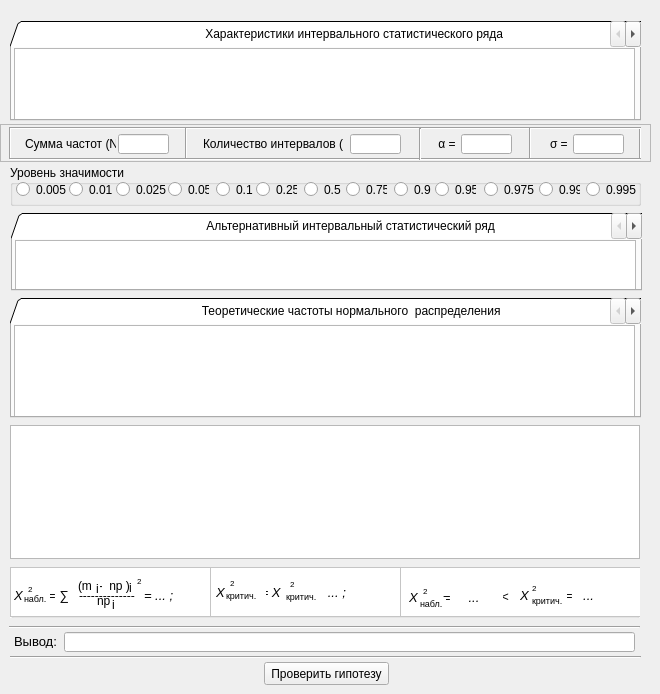
    <widget class="QWidget" name="page_2">
     <widget class="QTabWidget" name="tabWidget_2">
      <property name="geometry">
       <rect>
        <x>10</x>
        <y>21</y>
        <width>631</width>
        <height>100</height>
       </rect>
      </property>
      <property name="tabShape">
       <enum>QTabWidget::Triangular</enum>
      </property>
      <property name="currentIndex">
       <number>0</number>
      </property>
      <widget class="QWidget" name="tab_2">
       <attribute name="title">
        <string>                                                       Характеристики интервального статистического ряда                                                      </string>
       </attribute>
       <widget class="QTableWidget" name="Table_for_Normal_Distribution_Page_2">
        <property name="geometry">
         <rect>
          <x>2</x>
          <y>1</y>
          <width>621</width>
          <height>79</height>
         </rect>
        </property>
        <property name="styleSheet">
         <string notr="true">selection-color: rgb(0, 0, 0);
selection-background-color: rgb(255, 255, 255);</string>
        </property>
        <attribute name="horizontalHeaderVisible">
         <bool>false</bool>
        </attribute>
        <attribute name="horizontalHeaderDefaultSectionSize">
         <number>85</number>
        </attribute>
        <attribute name="verticalHeaderVisible">
         <bool>false</bool>
        </attribute>
        <attribute name="verticalHeaderDefaultSectionSize">
         <number>20</number>
        </attribute>
       </widget>
      </widget>
     </widget>
     <widget class="QFrame" name="frame_7">
      <property name="geometry">
       <rect>
        <x>0</x>
        <y>124</y>
        <width>651</width>
        <height>38</height>
       </rect>
      </property>
      <property name="frameShape">
       <enum>QFrame::StyledPanel</enum>
      </property>
      <property name="frameShadow">
       <enum>QFrame::Raised</enum>
      </property>
      <widget class="Line" name="line_159">
       <property name="geometry">
        <rect>
         <x>0</x>
         <y>3</y>
         <width>20</width>
         <height>32</height>
        </rect>
       </property>
       <property name="orientation">
        <enum>Qt::Vertical</enum>
       </property>
      </widget>
      <widget class="Line" name="line_160">
       <property name="geometry">
        <rect>
         <x>630</x>
         <y>3</y>
         <width>20</width>
         <height>32</height>
        </rect>
       </property>
       <property name="orientation">
        <enum>Qt::Vertical</enum>
       </property>
      </widget>
      <widget class="Line" name="line_161">
       <property name="geometry">
        <rect>
         <x>10</x>
         <y>-4</y>
         <width>631</width>
         <height>16</height>
        </rect>
       </property>
       <property name="orientation">
        <enum>Qt::Horizontal</enum>
       </property>
      </widget>
      <widget class="Line" name="line_162">
       <property name="geometry">
        <rect>
         <x>10</x>
         <y>27</y>
         <width>631</width>
         <height>16</height>
        </rect>
       </property>
       <property name="orientation">
        <enum>Qt::Horizontal</enum>
       </property>
      </widget>
      <widget class="Line" name="line_163">
       <property name="geometry">
        <rect>
         <x>410</x>
         <y>4</y>
         <width>20</width>
         <height>32</height>
        </rect>
       </property>
       <property name="orientation">
        <enum>Qt::Vertical</enum>
       </property>
      </widget>
      <widget class="Line" name="line_164">
       <property name="geometry">
        <rect>
         <x>176</x>
         <y>3</y>
         <width>20</width>
         <height>32</height>
        </rect>
       </property>
       <property name="orientation">
        <enum>Qt::Vertical</enum>
       </property>
      </widget>
      <widget class="Line" name="line_165">
       <property name="geometry">
        <rect>
         <x>520</x>
         <y>3</y>
         <width>20</width>
         <height>32</height>
        </rect>
       </property>
       <property name="orientation">
        <enum>Qt::Vertical</enum>
       </property>
      </widget>
      <widget class="QLineEdit" name="Sum_for_Normal_Distribution_Page_2">
       <property name="geometry">
        <rect>
         <x>118</x>
         <y>10</y>
         <width>51</width>
         <height>20</height>
        </rect>
       </property>
       <property name="readOnly">
        <bool>true</bool>
       </property>
      </widget>
      <widget class="QLabel" name="label_57">
       <property name="geometry">
        <rect>
         <x>25</x>
         <y>10</y>
         <width>91</width>
         <height>20</height>
        </rect>
       </property>
       <property name="text">
        <string>Сумма частот (N)</string>
       </property>
      </widget>
      <widget class="QLineEdit" name="Count_for_Normal_Distribution_Page_2">
       <property name="geometry">
        <rect>
         <x>350</x>
         <y>10</y>
         <width>51</width>
         <height>20</height>
        </rect>
       </property>
       <property name="readOnly">
        <bool>true</bool>
       </property>
      </widget>
      <widget class="QLabel" name="label_53">
       <property name="geometry">
        <rect>
         <x>203</x>
         <y>12</y>
         <width>141</width>
         <height>16</height>
        </rect>
       </property>
       <property name="text">
        <string>Количество интервалов (K)</string>
       </property>
      </widget>
      <widget class="QLineEdit" name="Sigma_for_Normal_Distribution_Page_2">
       <property name="geometry">
        <rect>
         <x>573</x>
         <y>10</y>
         <width>51</width>
         <height>20</height>
        </rect>
       </property>
       <property name="readOnly">
        <bool>true</bool>
       </property>
      </widget>
      <widget class="QLineEdit" name="A_for_Normal_Distribution_Page_2">
       <property name="geometry">
        <rect>
         <x>461</x>
         <y>10</y>
         <width>51</width>
         <height>20</height>
        </rect>
       </property>
       <property name="readOnly">
        <bool>true</bool>
       </property>
      </widget>
      <widget class="QLabel" name="label_55">
       <property name="geometry">
        <rect>
         <x>550</x>
         <y>12</y>
         <width>21</width>
         <height>16</height>
        </rect>
       </property>
       <property name="text">
        <string>σ =</string>
       </property>
      </widget>
      <widget class="QLabel" name="label_56">
       <property name="geometry">
        <rect>
         <x>435</x>
         <y>12</y>
         <width>21</width>
         <height>16</height>
        </rect>
       </property>
       <property name="text">
        <string> α =</string>
       </property>
      </widget>
     </widget>
     <widget class="QGroupBox" name="groupBox_4">
      <property name="geometry">
       <rect>
        <x>10</x>
        <y>165</y>
        <width>631</width>
        <height>41</height>
       </rect>
      </property>
      <property name="title">
       <string>Уровень значимости</string>
      </property>
      <widget class="QRadioButton" name="Significance_Level_for_Normal_Distribution_2">
       <property name="geometry">
        <rect>
         <x>59</x>
         <y>16</y>
         <width>51</width>
         <height>17</height>
        </rect>
       </property>
       <property name="text">
        <string>0.01</string>
       </property>
      </widget>
      <widget class="QRadioButton" name="Significance_Level_for_Normal_Distribution_6">
       <property name="geometry">
        <rect>
         <x>246</x>
         <y>16</y>
         <width>41</width>
         <height>17</height>
        </rect>
       </property>
       <property name="text">
        <string>0.25</string>
       </property>
      </widget>
      <widget class="QRadioButton" name="Significance_Level_for_Normal_Distribution_4">
       <property name="geometry">
        <rect>
         <x>158</x>
         <y>16</y>
         <width>41</width>
         <height>17</height>
        </rect>
       </property>
       <property name="text">
        <string>0.05</string>
       </property>
      </widget>
      <widget class="QRadioButton" name="Significance_Level_for_Normal_Distribution_10">
       <property name="geometry">
        <rect>
         <x>425</x>
         <y>16</y>
         <width>41</width>
         <height>17</height>
        </rect>
       </property>
       <property name="text">
        <string>0.95</string>
       </property>
      </widget>
      <widget class="QRadioButton" name="Significance_Level_for_Normal_Distribution_5">
       <property name="geometry">
        <rect>
         <x>206</x>
         <y>16</y>
         <width>41</width>
         <height>17</height>
        </rect>
       </property>
       <property name="text">
        <string>0.1</string>
       </property>
      </widget>
      <widget class="QRadioButton" name="Significance_Level_for_Normal_Distribution_11">
       <property name="geometry">
        <rect>
         <x>474</x>
         <y>16</y>
         <width>51</width>
         <height>17</height>
        </rect>
       </property>
       <property name="text">
        <string>0.975</string>
       </property>
      </widget>
      <widget class="QRadioButton" name="Significance_Level_for_Normal_Distribution_1">
       <property name="geometry">
        <rect>
         <x>6</x>
         <y>16</y>
         <width>51</width>
         <height>17</height>
        </rect>
       </property>
       <property name="text">
        <string>0.005</string>
       </property>
      </widget>
      <widget class="QRadioButton" name="Significance_Level_for_Normal_Distribution_3">
       <property name="geometry">
        <rect>
         <x>106</x>
         <y>16</y>
         <width>51</width>
         <height>17</height>
        </rect>
       </property>
       <property name="text">
        <string>0.025</string>
       </property>
      </widget>
      <widget class="QRadioButton" name="Significance_Level_for_Normal_Distribution_7">
       <property name="geometry">
        <rect>
         <x>294</x>
         <y>16</y>
         <width>41</width>
         <height>17</height>
        </rect>
       </property>
       <property name="text">
        <string>0.5</string>
       </property>
      </widget>
      <widget class="QRadioButton" name="Significance_Level_for_Normal_Distribution_8">
       <property name="geometry">
        <rect>
         <x>336</x>
         <y>16</y>
         <width>41</width>
         <height>17</height>
        </rect>
       </property>
       <property name="text">
        <string>0.75</string>
       </property>
      </widget>
      <widget class="QRadioButton" name="Significance_Level_for_Normal_Distribution_9">
       <property name="geometry">
        <rect>
         <x>384</x>
         <y>16</y>
         <width>41</width>
         <height>17</height>
        </rect>
       </property>
       <property name="text">
        <string>0.9</string>
       </property>
      </widget>
      <widget class="QRadioButton" name="Significance_Level_for_Normal_Distribution_12">
       <property name="geometry">
        <rect>
         <x>529</x>
         <y>16</y>
         <width>41</width>
         <height>17</height>
        </rect>
       </property>
       <property name="text">
        <string>0.99</string>
       </property>
      </widget>
      <widget class="QRadioButton" name="Significance_Level_for_Normal_Distribution_13">
       <property name="geometry">
        <rect>
         <x>576</x>
         <y>16</y>
         <width>51</width>
         <height>17</height>
        </rect>
       </property>
       <property name="text">
        <string>0.995</string>
       </property>
      </widget>
     </widget>
     <widget class="QTabWidget" name="tabWidget_9">
      <property name="geometry">
       <rect>
        <x>11</x>
        <y>213</y>
        <width>631</width>
        <height>78</height>
       </rect>
      </property>
      <property name="tabShape">
       <enum>QTabWidget::Triangular</enum>
      </property>
      <property name="currentIndex">
       <number>0</number>
      </property>
      <widget class="QWidget" name="tab_6">
       <attribute name="title">
        <string>                                                       Альтернативный интервальный статистический ряд                                                         </string>
       </attribute>
       <widget class="QTableWidget" name="Intervals_Table_for_Normal_Distribution">
        <property name="geometry">
         <rect>
          <x>2</x>
          <y>1</y>
          <width>621</width>
          <height>59</height>
         </rect>
        </property>
        <property name="styleSheet">
         <string notr="true">selection-color: rgb(0, 0, 0);
selection-background-color: rgb(255, 255, 255);</string>
        </property>
        <property name="editTriggers">
         <set>QAbstractItemView::NoEditTriggers</set>
        </property>
        <property name="tabKeyNavigation">
         <bool>false</bool>
        </property>
        <property name="showDropIndicator" stdset="0">
         <bool>false</bool>
        </property>
        <property name="dragDropOverwriteMode">
         <bool>false</bool>
        </property>
        <attribute name="horizontalHeaderVisible">
         <bool>false</bool>
        </attribute>
        <attribute name="horizontalHeaderDefaultSectionSize">
         <number>85</number>
        </attribute>
        <attribute name="verticalHeaderVisible">
         <bool>false</bool>
        </attribute>
        <attribute name="verticalHeaderDefaultSectionSize">
         <number>20</number>
        </attribute>
        <row>
         <property name="text">
          <string>Новая строка</string>
         </property>
        </row>
        <row>
         <property name="text">
          <string>Новая строка</string>
         </property>
        </row>
       </widget>
      </widget>
     </widget>
     <widget class="QGraphicsView" name="P_Browser_for_Normal_Distribution">
      <property name="geometry">
       <rect>
        <x>10</x>
        <y>425</y>
        <width>630</width>
        <height>134</height>
       </rect>
      </property>
     </widget>
     <widget class="QLabel" name="label_49">
      <property name="geometry">
       <rect>
        <x>14</x>
        <y>635</y>
        <width>46</width>
        <height>13</height>
       </rect>
      </property>
      <property name="font">
       <font>
        <pointsize>10</pointsize>
       </font>
      </property>
      <property name="text">
       <string>Вывод:</string>
      </property>
     </widget>
     <widget class="QPushButton" name="Testing_Hypothesis_Normal_Distribution_Button">
      <property name="geometry">
       <rect>
        <x>264</x>
        <y>662</y>
        <width>125</width>
        <height>23</height>
       </rect>
      </property>
      <property name="text">
       <string>Проверить гипотезу</string>
      </property>
     </widget>
     <widget class="Line" name="line_18">
      <property name="geometry">
       <rect>
        <x>9</x>
        <y>617</y>
        <width>631</width>
        <height>20</height>
       </rect>
      </property>
      <property name="orientation">
       <enum>Qt::Horizontal</enum>
      </property>
     </widget>
     <widget class="QLineEdit" name="Result_Testing_Hypothesis_Normal_Distribution">
      <property name="geometry">
       <rect>
        <x>64</x>
        <y>632</y>
        <width>571</width>
        <height>20</height>
       </rect>
      </property>
      <property name="readOnly">
       <bool>true</bool>
      </property>
     </widget>
     <widget class="Line" name="line_19">
      <property name="geometry">
       <rect>
        <x>10</x>
        <y>647</y>
        <width>631</width>
        <height>20</height>
       </rect>
      </property>
      <property name="orientation">
       <enum>Qt::Horizontal</enum>
      </property>
     </widget>
     <widget class="QGroupBox" name="groupBox_6">
      <property name="geometry">
       <rect>
        <x>10</x>
        <y>567</y>
        <width>630</width>
        <height>51</height>
       </rect>
      </property>
      <property name="styleSheet">
       <string notr="true">background-color: rgb(255, 255, 255);</string>
      </property>
      <property name="title">
       <string/>
      </property>
      <widget class="QFrame" name="frame_2">
       <property name="geometry">
        <rect>
         <x>390</x>
         <y>0</y>
         <width>241</width>
         <height>50</height>
        </rect>
       </property>
       <property name="frameShape">
        <enum>QFrame::StyledPanel</enum>
       </property>
       <property name="frameShadow">
        <enum>QFrame::Raised</enum>
       </property>
       <widget class="QLabel" name="label_107">
        <property name="geometry">
         <rect>
          <x>120</x>
          <y>20</y>
          <width>111</width>
          <height>16</height>
         </rect>
        </property>
        <property name="font">
         <font>
          <pointsize>10</pointsize>
          <italic>true</italic>
         </font>
        </property>
        <property name="text">
         <string>X          =   ...</string>
        </property>
       </widget>
       <widget class="QLabel" name="label_108">
        <property name="geometry">
         <rect>
          <x>101</x>
          <y>22</y>
          <width>18</width>
          <height>16</height>
         </rect>
        </property>
        <property name="font">
         <font>
          <pointsize>10</pointsize>
          <italic>true</italic>
         </font>
        </property>
        <property name="text">
         <string>&lt;</string>
        </property>
       </widget>
       <widget class="QLabel" name="label_105">
        <property name="geometry">
         <rect>
          <x>132</x>
          <y>15</y>
          <width>6</width>
          <height>12</height>
         </rect>
        </property>
        <property name="font">
         <font>
          <pointsize>6</pointsize>
         </font>
        </property>
        <property name="text">
         <string>2</string>
        </property>
       </widget>
       <widget class="QLabel" name="label_103">
        <property name="geometry">
         <rect>
          <x>23</x>
          <y>18</y>
          <width>6</width>
          <height>12</height>
         </rect>
        </property>
        <property name="font">
         <font>
          <pointsize>6</pointsize>
         </font>
        </property>
        <property name="text">
         <string>2</string>
        </property>
       </widget>
       <widget class="QLabel" name="label_106">
        <property name="geometry">
         <rect>
          <x>132</x>
          <y>27</y>
          <width>35</width>
          <height>12</height>
         </rect>
        </property>
        <property name="font">
         <font>
          <pointsize>7</pointsize>
         </font>
        </property>
        <property name="text">
         <string>критич.</string>
        </property>
       </widget>
       <widget class="QLabel" name="label_58">
        <property name="geometry">
         <rect>
          <x>9</x>
          <y>22</y>
          <width>94</width>
          <height>16</height>
         </rect>
        </property>
        <property name="font">
         <font>
          <pointsize>10</pointsize>
          <italic>true</italic>
         </font>
        </property>
        <property name="text">
         <string>X       =     ...</string>
        </property>
       </widget>
       <widget class="QLabel" name="label_104">
        <property name="geometry">
         <rect>
          <x>20</x>
          <y>30</y>
          <width>26</width>
          <height>12</height>
         </rect>
        </property>
        <property name="font">
         <font>
          <pointsize>7</pointsize>
         </font>
        </property>
        <property name="text">
         <string>набл.</string>
        </property>
       </widget>
       <zorder>label_107</zorder>
       <zorder>label_108</zorder>
       <zorder>label_106</zorder>
       <zorder>label_58</zorder>
       <zorder>label_104</zorder>
       <zorder>label_103</zorder>
       <zorder>label_105</zorder>
      </widget>
      <widget class="QFrame" name="frame_8">
       <property name="geometry">
        <rect>
         <x>0</x>
         <y>0</y>
         <width>201</width>
         <height>50</height>
        </rect>
       </property>
       <property name="frameShape">
        <enum>QFrame::StyledPanel</enum>
       </property>
       <property name="frameShadow">
        <enum>QFrame::Raised</enum>
       </property>
       <widget class="QLabel" name="label_93">
        <property name="geometry">
         <rect>
          <x>102</x>
          <y>32</y>
          <width>4</width>
          <height>12</height>
         </rect>
        </property>
        <property name="text">
         <string>i</string>
        </property>
       </widget>
       <widget class="QLabel" name="label_89">
        <property name="geometry">
         <rect>
          <x>68</x>
          <y>12</y>
          <width>71</width>
          <height>14</height>
         </rect>
        </property>
        <property name="font">
         <font>
          <pointsize>9</pointsize>
         </font>
        </property>
        <property name="text">
         <string>(m  -  np )</string>
        </property>
       </widget>
       <widget class="QLabel" name="label_96">
        <property name="geometry">
         <rect>
          <x>14</x>
          <y>25</y>
          <width>26</width>
          <height>12</height>
         </rect>
        </property>
        <property name="font">
         <font>
          <pointsize>7</pointsize>
         </font>
        </property>
        <property name="text">
         <string>набл.</string>
        </property>
       </widget>
       <widget class="QLabel" name="label_92">
        <property name="geometry">
         <rect>
          <x>87</x>
          <y>27</y>
          <width>16</width>
          <height>14</height>
         </rect>
        </property>
        <property name="font">
         <font>
          <pointsize>9</pointsize>
         </font>
        </property>
        <property name="text">
         <string>np</string>
        </property>
       </widget>
       <widget class="QLabel" name="label_94">
        <property name="geometry">
         <rect>
          <x>127</x>
          <y>8</y>
          <width>6</width>
          <height>12</height>
         </rect>
        </property>
        <property name="font">
         <font>
          <pointsize>6</pointsize>
         </font>
        </property>
        <property name="text">
         <string>2</string>
        </property>
       </widget>
       <widget class="QLabel" name="label_97">
        <property name="geometry">
         <rect>
          <x>134</x>
          <y>20</y>
          <width>61</width>
          <height>16</height>
         </rect>
        </property>
        <property name="font">
         <font>
          <pointsize>10</pointsize>
          <italic>true</italic>
         </font>
        </property>
        <property name="text">
         <string>= ... ;</string>
        </property>
       </widget>
       <widget class="QLabel" name="label_91">
        <property name="geometry">
         <rect>
          <x>119</x>
          <y>15</y>
          <width>4</width>
          <height>12</height>
         </rect>
        </property>
        <property name="text">
         <string>i</string>
        </property>
       </widget>
       <widget class="QLabel" name="label_88">
        <property name="geometry">
         <rect>
          <x>69</x>
          <y>28</y>
          <width>56</width>
          <height>2</height>
         </rect>
        </property>
        <property name="text">
         <string>----------------</string>
        </property>
       </widget>
       <widget class="QLabel" name="label_90">
        <property name="geometry">
         <rect>
          <x>86</x>
          <y>16</y>
          <width>4</width>
          <height>12</height>
         </rect>
        </property>
        <property name="text">
         <string>i</string>
        </property>
       </widget>
       <widget class="QLabel" name="label_95">
        <property name="geometry">
         <rect>
          <x>18</x>
          <y>16</y>
          <width>6</width>
          <height>12</height>
         </rect>
        </property>
        <property name="font">
         <font>
          <pointsize>6</pointsize>
         </font>
        </property>
        <property name="text">
         <string>2</string>
        </property>
       </widget>
       <widget class="QLabel" name="label_50">
        <property name="geometry">
         <rect>
          <x>4</x>
          <y>20</y>
          <width>60</width>
          <height>16</height>
         </rect>
        </property>
        <property name="font">
         <font>
          <pointsize>10</pointsize>
          <italic>true</italic>
         </font>
        </property>
        <property name="text">
         <string>X       = ∑</string>
        </property>
       </widget>
       <zorder>label_89</zorder>
       <zorder>label_92</zorder>
       <zorder>label_97</zorder>
       <zorder>label_91</zorder>
       <zorder>label_88</zorder>
       <zorder>label_90</zorder>
       <zorder>label_50</zorder>
       <zorder>label_93</zorder>
       <zorder>label_94</zorder>
       <zorder>label_95</zorder>
       <zorder>label_96</zorder>
      </widget>
      <widget class="QFrame" name="frame_3">
       <property name="geometry">
        <rect>
         <x>200</x>
         <y>0</y>
         <width>191</width>
         <height>50</height>
        </rect>
       </property>
       <property name="frameShape">
        <enum>QFrame::StyledPanel</enum>
       </property>
       <property name="frameShadow">
        <enum>QFrame::Raised</enum>
       </property>
       <widget class="QLabel" name="label_101">
        <property name="geometry">
         <rect>
          <x>76</x>
          <y>23</y>
          <width>40</width>
          <height>12</height>
         </rect>
        </property>
        <property name="font">
         <font>
          <pointsize>7</pointsize>
         </font>
        </property>
        <property name="text">
         <string>критич.</string>
        </property>
       </widget>
       <widget class="QLabel" name="label_102">
        <property name="geometry">
         <rect>
          <x>80</x>
          <y>11</y>
          <width>6</width>
          <height>12</height>
         </rect>
        </property>
        <property name="font">
         <font>
          <pointsize>6</pointsize>
         </font>
        </property>
        <property name="text">
         <string>2</string>
        </property>
       </widget>
       <widget class="QLabel" name="label_99">
        <property name="geometry">
         <rect>
          <x>6</x>
          <y>17</y>
          <width>180</width>
          <height>16</height>
         </rect>
        </property>
        <property name="font">
         <font>
          <pointsize>10</pointsize>
          <italic>true</italic>
         </font>
        </property>
        <property name="text">
         <string>X          = X          = ... ;</string>
        </property>
       </widget>
       <widget class="QLabel" name="label_100">
        <property name="geometry">
         <rect>
          <x>16</x>
          <y>22</y>
          <width>40</width>
          <height>12</height>
         </rect>
        </property>
        <property name="font">
         <font>
          <pointsize>7</pointsize>
         </font>
        </property>
        <property name="text">
         <string>критич.</string>
        </property>
       </widget>
       <widget class="QLabel" name="label_98">
        <property name="geometry">
         <rect>
          <x>20</x>
          <y>10</y>
          <width>6</width>
          <height>12</height>
         </rect>
        </property>
        <property name="font">
         <font>
          <pointsize>6</pointsize>
         </font>
        </property>
        <property name="text">
         <string>2</string>
        </property>
       </widget>
       <zorder>label_99</zorder>
       <zorder>label_100</zorder>
       <zorder>label_101</zorder>
       <zorder>label_102</zorder>
       <zorder>label_98</zorder>
      </widget>
     </widget>
     <widget class="QTabWidget" name="tabWidget_10">
      <property name="geometry">
       <rect>
        <x>10</x>
        <y>298</y>
        <width>631</width>
        <height>120</height>
       </rect>
      </property>
      <property name="tabShape">
       <enum>QTabWidget::Triangular</enum>
      </property>
      <property name="currentIndex">
       <number>0</number>
      </property>
      <widget class="QWidget" name="tab_7">
       <attribute name="title">
        <string>                                                      Теоретические частоты нормального  распределения                                                        </string>
       </attribute>
       <widget class="QTableWidget" name="Table_Theoretical_Frequency_for_Normal_Distribution">
        <property name="geometry">
         <rect>
          <x>2</x>
          <y>1</y>
          <width>621</width>
          <height>99</height>
         </rect>
        </property>
        <property name="styleSheet">
         <string notr="true">selection-color: rgb(0, 0, 0);
selection-background-color: rgb(255, 255, 255);</string>
        </property>
        <property name="editTriggers">
         <set>QAbstractItemView::NoEditTriggers</set>
        </property>
        <property name="tabKeyNavigation">
         <bool>false</bool>
        </property>
        <property name="showDropIndicator" stdset="0">
         <bool>false</bool>
        </property>
        <property name="dragDropOverwriteMode">
         <bool>false</bool>
        </property>
        <attribute name="horizontalHeaderVisible">
         <bool>false</bool>
        </attribute>
        <attribute name="horizontalHeaderDefaultSectionSize">
         <number>85</number>
        </attribute>
        <attribute name="verticalHeaderVisible">
         <bool>false</bool>
        </attribute>
        <attribute name="verticalHeaderDefaultSectionSize">
         <number>20</number>
        </attribute>
       </widget>
      </widget>
     </widget>
    </widget>
